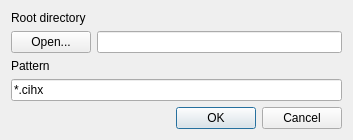
<?xml version="1.0" encoding="UTF-8"?>
<ui version="4.0">
 <class>PatternDialog</class>
 <widget class="QWidget" name="PatternDialog">
  <property name="geometry">
   <rect>
    <x>0</x>
    <y>0</y>
    <width>353</width>
    <height>136</height>
   </rect>
  </property>
  <property name="windowTitle">
   <string>PatternDialog</string>
  </property>
  <layout class="QVBoxLayout" name="verticalLayout">
   <item>
    <widget class="QLabel" name="label">
     <property name="text">
      <string>Root directory</string>
     </property>
    </widget>
   </item>
   <item>
    <layout class="QHBoxLayout" name="horizontalLayout">
     <item>
      <widget class="QPushButton" name="openBtn">
       <property name="text">
        <string>Open...</string>
       </property>
      </widget>
     </item>
     <item>
      <widget class="QLineEdit" name="rootPathTxt"/>
     </item>
    </layout>
   </item>
   <item>
    <widget class="QLabel" name="label_2">
     <property name="text">
      <string>Pattern</string>
     </property>
    </widget>
   </item>
   <item>
    <widget class="QLineEdit" name="patternTxt">
     <property name="text">
      <string>*.cihx</string>
     </property>
    </widget>
   </item>
   <item>
    <widget class="QDialogButtonBox" name="buttonBox">
     <property name="standardButtons">
      <set>QDialogButtonBox::Cancel|QDialogButtonBox::Ok</set>
     </property>
    </widget>
   </item>
  </layout>
 </widget>
 <resources/>
 <connections/>
</ui>
